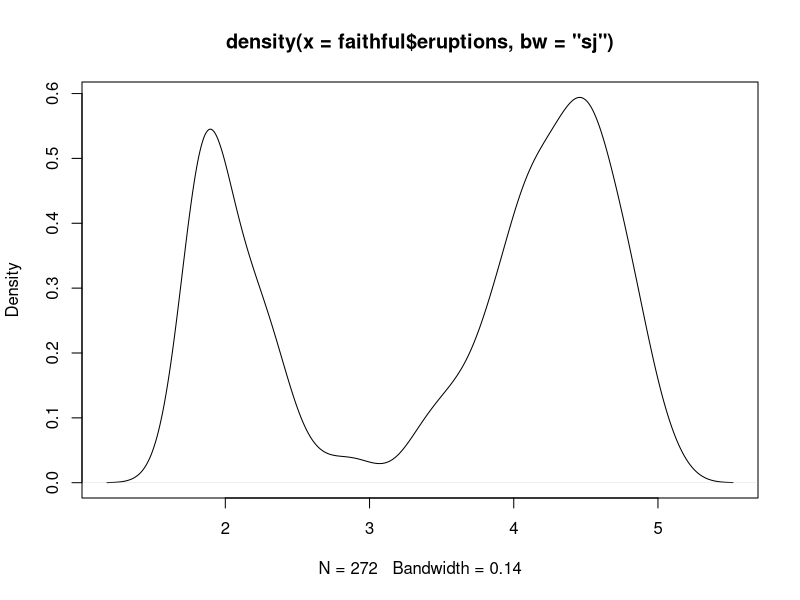
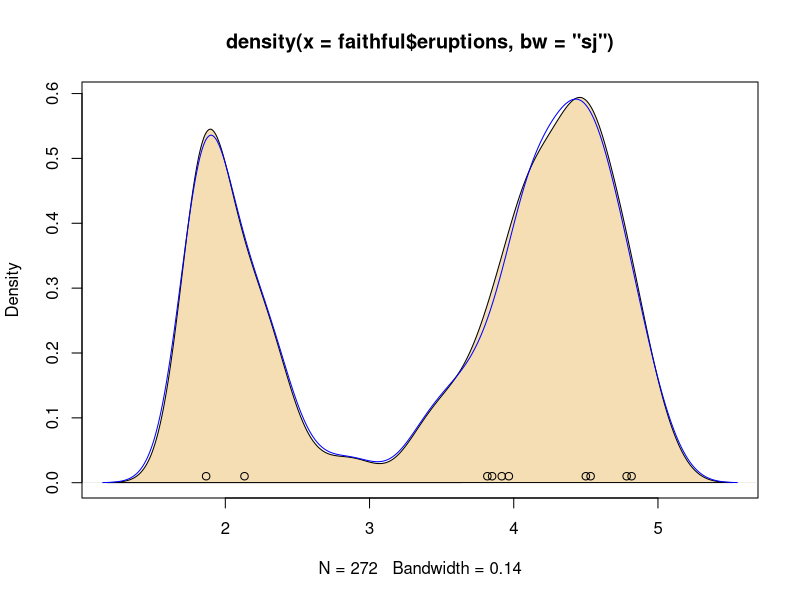

The R script that drew these images, in order:
# The Old Faithful geyser data
d <- density(faithful$eruptions, bw = "sj")
d
plot(d)

plot(d, type = "n")
polygon(d, col = "wheat")

## Missing values:
x <- xx <- faithful$eruptions
x[i.out <- sample(length(x), 10)] <- NA
doR <- density(x, bw = 0.15, na.rm = TRUE)
lines(doR, col = "blue")
points(xx[i.out], rep(0.01, 10))
